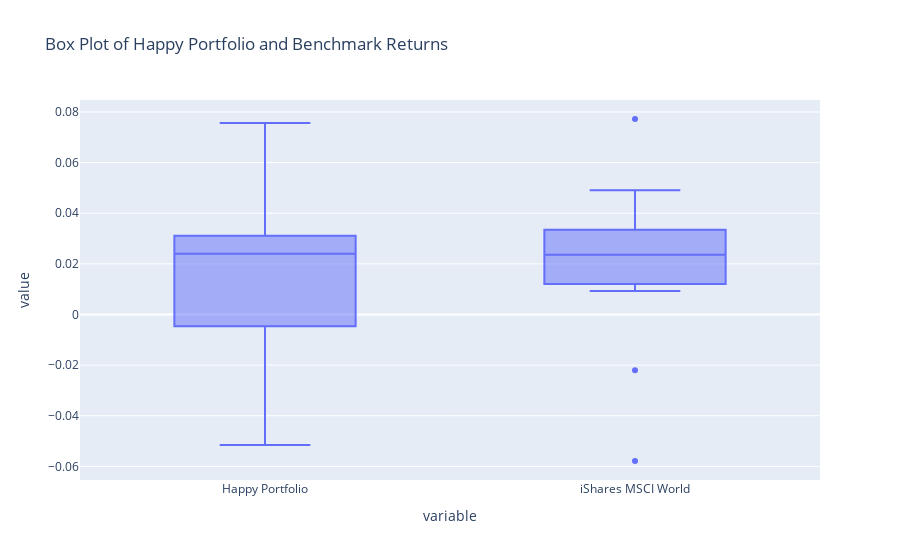

The notebook cell saved with this chart:
### Code cell
fig = px.box(
    portfolio_2019_df,
    title='Box Plot of Happy Portfolio and Benchmark Returns'
)
fig.show()

### Figure 1 — Plotly figure (JSON) as saved in the notebook; plotly's stock layout.template omitted (floating-point values rounded to 4 significant figures)
{"data": [{"alignmentgroup": "True", "hovertemplate": "variable=%{x}<br>value=%{y}<extra></extra>", "legendgroup": "", "marker": {"color": "#636efa"}, "name": "", "notched": false, "offsetgroup": "", "orientation": "v", "showlegend": false, "type": "box", "x": ["Happy Portfolio", "Happy Portfolio", "Happy Portfolio", "Happy Portfolio", "Happy Portfolio", "Happy Portfolio", "Happy Portfolio", "Happy Portfolio", "Happy Portfolio", "Happy Portfolio", "Happy Portfolio", "Happy Portfolio", "iShares MSCI World", "iShares MSCI World", "iShares MSCI World", "iShares MSCI World", "iShares MSCI World", "iShares MSCI World", "iShares MSCI World", "iShares MSCI World", "iShares MSCI World", "iShares MSCI World", "iShares MSCI World", "iShares MSCI World"], "x0": " ", "xaxis": "x", "y": [0.07564, 0.02558, 0.008274, 0.03184, -0.05156, 0.03367, -0.01748, -0.0222, 0.02247, 0.02557, 0.01905, 0.03033, 0.07722, 0.02978, 0.01486, 0.03717, -0.05788, 0.0491, 0.009229, -0.02199, 0.02159, 0.0255, 0.02805, 0.02088], "y0": " ", "yaxis": "y"}], "layout": {"autosize": true, "boxmode": "group", "legend": {"tracegroupgap": 0}, "title": {"text": "Box Plot of Happy Portfolio and Benchmark Returns"}, "xaxis": {"anchor": "y", "autorange": true, "domain": [0, 1], "range": [-0.5, 1.5], "title": {"text": "variable"}, "type": "category"}, "yaxis": {"anchor": "x", "autorange": true, "domain": [0, 1], "range": [-0.06538, 0.08472], "title": {"text": "value"}, "type": "linear"}}}
